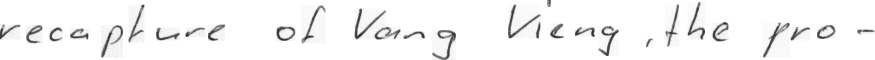
#> input picture data/check_image/a (1).png, 1749 x 119 px (shown at 1/2 size)
$ python -i words.py   (imports and definitions only)   (older library calls are emulated)
#> lines starting #> are read from the running program, lines starting #| are printed output that depends on the picture; after the words box and inside, x2 and y2 are one past the last pixel; in counts of white or black regions, pixels touching at a corner belong together
### src2/ocr/helpers.py
import matplotlib.pyplot as plt
import numpy as np
import cv2

SMALL_HEIGHT = 800

def implt(img, cmp=None, t=''):
    plt.imshow(img, cmap=cmp)
    plt.title(t)
    plt.show()

def resize(img, height=SMALL_HEIGHT, always=False):
    if (img.shape[0] > height or always):
        rat = height / img.shape[0]
        return cv2.resize(img, (int(rat * img.shape[1]), height))
    return img

def ratio(img, height=SMALL_HEIGHT):
    return img.shape[0] / height

# [4 lines left out: function img_extend, not called in this run]

### src2/ocr/words.py
import numpy as np
import matplotlib.pyplot as plt
import cv2

from .helpers import *

def detection(image, join=False):
    blurred = cv2.GaussianBlur(image, (5, 5), 18)
    edge_img = _edge_detect(blurred)
    ret, edge_img = cv2.threshold(edge_img, 50, 255, cv2.THRESH_BINARY)
    bw_img = cv2.morphologyEx(edge_img, cv2.MORPH_CLOSE,np.ones((15,15), np.uint8))
    return _text_detect(bw_img, image, join)


# [17 lines left out: function sort_words, not called in this run]

def _edge_detect(im):
    return np.max(np.array([_sobel_detect(im[:,:, 0]),_sobel_detect(im[:,:, 1]),_sobel_detect(im[:,:, 2])]), axis=0)

def _sobel_detect(channel):
    sobelX = cv2.Sobel(channel, cv2.CV_16S, 1, 0)
    sobelY = cv2.Sobel(channel, cv2.CV_16S, 0, 1)
    sobel = np.hypot(sobelX, sobelY)
    sobel[sobel > 255] = 255
    return np.uint8(sobel)

# [32 lines left out: functions union, _intersect, _group_rectangles, not called in this run]

def _text_detect(img, image, join=False):
    small = resize(img, 2000)
    mask = np.zeros(small.shape, np.uint8)
    cnt, hierarchy = cv2.findContours(np.copy(small),cv2.RETR_CCOMP,cv2.CHAIN_APPROX_SIMPLE)
    index = 0
    boxes = []
    while (index >= 0):
        x,y,w,h = cv2.boundingRect(cnt[index])
        cv2.drawContours(mask, cnt, index, (255, 255, 255), cv2.FILLED)
        maskROI = mask[y:y+h, x:x+w]
        r = cv2.countNonZero(maskROI) / (w * h)
        if (r > 0.1 and 1600 > w > 10 and 1600 > h > 10 and h/w < 3 and w/h < 10 and (60 // h) * w < 1000):
            boxes += [[x, y, w, h]]
        index = hierarchy[0][index][0]
    if join:
        boxes = _group_rectangles(boxes)
    small = cv2.cvtColor(small, cv2.COLOR_GRAY2RGB)
    bounding_boxes = np.array([0,0,0,0])
    for (x, y, w, h) in boxes:
        cv2.rectangle(small, (x, y),(x+w,y+h), (0, 255, 0), 2)
        bounding_boxes = np.vstack((bounding_boxes,np.array([x, y, x+w, y+h])))
    implt(small, t='Bounding rectangles')
    boxes = bounding_boxes.dot(ratio(image, small.shape[0])).astype(np.int64)
    return boxes[1:]

>>> import cv2
>>> picture = cv2.imread('../../data/check_image/a (1).png')
#> picture is the input picture: shape (119, 1749, 3); min 34, max 255, mean 244
>>> result = detection(picture)
#> in _sobel_detect, `sobelY = cv2.Sobel(channel, cv2.CV_16S, 0, 1)`:
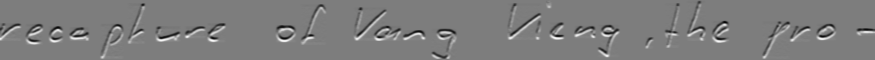
#> sobelY: shape (119, 1749) int16 (shown at 1/2 size); min -323, max 334, mean -0.1; drawn with min black and max white
#> in _sobel_detect, `sobel[sobel > 255] = 255`:
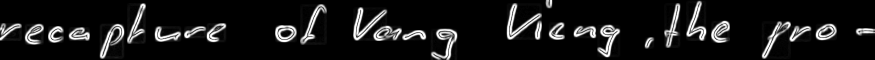
#> sobel: shape (119, 1749) float32 (shown at 1/2 size); min 0, max 255, mean 24.8
#> in detection, `ret, edge_img = cv2.threshold(edge_img, 50, 255, cv2.THRESH_BINARY)`:
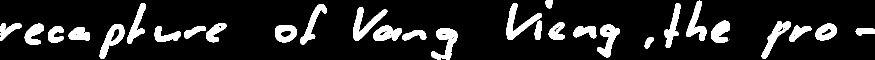
#> edge_img: shape (119, 1749) (shown at 1/2 size); 13% white; 30 white regions (1 under 20 px), largest, box (x1, y1, x2, y2) and area: (1013, 6, 1084, 80) 1582, (862, 57, 915, 119) 1538, (706, 14, 775, 81) 1533
#> in detection, `bw_img = cv2.morphologyEx(edge_img, cv2.MORPH_CLOSE,np.ones((15,15), n..`:
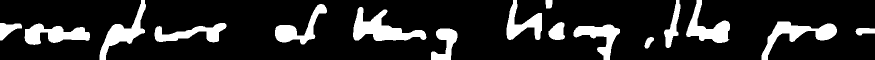
#> bw_img: shape (119, 1749) (shown at 1/2 size); 16% white; 16 white regions
#> in _text_detect, `cnt, hierarchy = cv2.findContours(np.copy(small),cv2.RETR_CCOMP,cv2.CH..`: cnt = 16 contours; largest, box (x1, y1, x2, y2) and area: (706, 14, 853, 82) 4116, (1523, 43, 1674, 119) 3343, (199, 0, 292, 119) 3036, (49, 47, 180, 90) 3018, (1372, 0, 1460, 86) 2874
#> the loop in _text_detect, `while (index >= 0):` made 16 passes
#> (x, y, w, h, r, boxes, index) on passes 2 to 3: (862, 57, 53, 62, 0.531, [[1289, 74, 19, 23], [862, 57, 53, 62]], 2), (1711, 56, 38, 15, 0.751, [[1289, 74, 19, 23], [862, 57, 53, 62], [1711, 56, 38, 15]], 3)
#> (x, y, w, h, r, index) on passes 1, 4, 5, 6, 7, 8: (1289, 74, 19, 23, 0.586, 1), (1147, 49, 93, 70, 0.405, 4), (49, 47, 131, 43, 0.567, 5), (309, 46, 144, 39, 0.462, 6), (0, 46, 44, 35, 0.539, 7), (1097, 44, 33, 36, 0.726, 8)
#> pass 2, in _text_detect, `maskROI = mask[y:y+h, x:x+w]`:
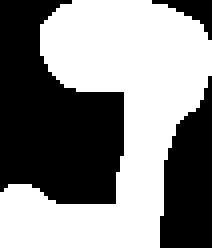
#> maskROI: shape (62, 53) (shown 4 times larger); 53.1% white; 3 black regions, box (x1, y1, x2, y2) and area: (0, 0, 31, 51) 1082, (40, 19, 53, 62) 402, (38, 0, 53, 10) 56
#> after the loop in _text_detect, `while (index >= 0):`:
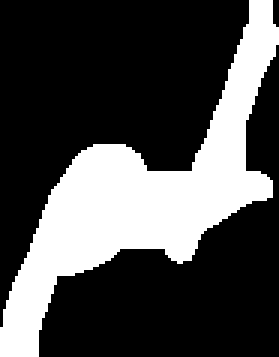
#> maskROI: shape (119, 93) (shown 3 times larger); 29.1% white; 1 white region, box (x1, y1, x2, y2) and area: (0, 0, 93, 119) 3215
#> after the loop in _text_detect, `while (index >= 0):`: boxes = 16 items, first 6: [1289, 74, 19, 23], [862, 57, 53, 62], [1711, 56, 38, 15], [1147, 49, 93, 70], [49, 47, 131, 43], [309, 46, 144, 39]
#> in _text_detect, `small = cv2.cvtColor(small, cv2.COLOR_GRAY2RGB)`: small: shape (119, 1749, 3); 16% white; 16 white regions, largest, box (x1, y1, x2, y2) and area: (706, 14, 853, 82) 4336, (1523, 43, 1674, 119) 3551, (199, 0, 292, 119) 3215
#> the loop in _text_detect, `for (x, y, w, h) in boxes:` made 16 passes
#> (x, y, w, h) on passes 3 to 14: (1711, 56, 38, 15), (1147, 49, 93, 70), (49, 47, 131, 43), (309, 46, 144, 39), (0, 46, 44, 35), (1097, 44, 33, 36), (1523, 43, 151, 76), (706, 14, 147, 68), (550, 8, 104, 81), (1372, 0, 88, 86), (1328, 0, 33, 96), (1091, 0, 14, 17)
#> (x, y, w, h, bounding_boxes) on passes 1 to 2: (1289, 74, 19, 23, [[0, 0, 0, 0], [1289, 74, 1308, 97]]), (862, 57, 53, 62, [[0, 0, 0, 0], [1289, 74, 1308, 97], [862, 57, 915, 119]])
#> after the loop in _text_detect, `for (x, y, w, h) in boxes:`:
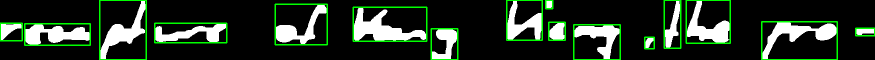
#> small: shape (119, 1749, 3) (shown at 1/2 size); mean B, G, R 39.5, 54.2, 39.5
#> after the loop in _text_detect, `for (x, y, w, h) in boxes:`: bounding_boxes = 17 rows, first 6: [0, 0, 0, 0], [1289, 74, 1308, 97], [862, 57, 915, 119], [1711, 56, 1749, 71], [1147, 49, 1240, 119], [49, 47, 180, 90]
#> in _text_detect, `boxes = bounding_boxes.dot(ratio(image, small.shape[0])).astype(np.int..`: boxes has the same summary as bounding_boxes
#> result = 16 rows, first 6: [1289, 74, 1308, 97], [862, 57, 915, 119], [1711, 56, 1749, 71], [1147, 49, 1240, 119], [49, 47, 180, 90], [309, 46, 453, 85]

$ run again, on data/check_image/a (12).png
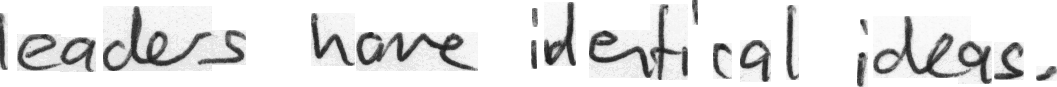
#> input picture data/check_image/a (12).png, 1057 x 87 px
#> picture is the input picture: shape (87, 1057, 3); min 14, max 255, mean 226.1
#> edge_img: shape (87, 1057); 27.8% white; 16 white regions, largest, box (x1, y1, x2, y2) and area: (854, 13, 1027, 87) 5365, (308, 10, 480, 74) 4199, (586, 1, 691, 83) 3229
#> bw_img: shape (87, 1057); 36.7% white; 6 white regions
#> cnt = 7 contours; box (x1, y1, x2, y2) and area: (0, 0, 249, 75) 9144, (854, 13, 1057, 87) 7748, (528, 0, 691, 87) 6466, (308, 10, 480, 74) 5038, (710, 0, 802, 87) 3857, (206, 39, 223, 56) 254, (689, 0, 701, 27) 252
#> the loop in _text_detect, `while (index >= 0):` made 6 passes
#> (x, y, w, h, r, boxes, index) on passes 2 to 3: (308, 10, 172, 64, 0.478, [[854, 13, 203, 74], [308, 10, 172, 64]], 2), (710, 0, 92, 87, 0.505, [[854, 13, 203, 74], [308, 10, 172, 64], [710, 0, 92, 87]], 3)
#> the loop in _text_detect, `for (x, y, w, h) in boxes:` made 6 passes
#> (x, y, w, h) on passes 3 to 6: (710, 0, 92, 87), (689, 0, 12, 27), (528, 0, 163, 87), (0, 0, 249, 75)
#> after the loop in _text_detect, `for (x, y, w, h) in boxes:`:
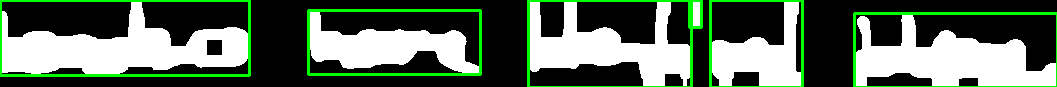
#> small: shape (87, 1057, 3); mean B, G, R 91, 107.9, 91
#> after the loop in _text_detect, `for (x, y, w, h) in boxes:`: bounding_boxes = [[0, 0, 0, 0], [854, 13, 1057, 87], [308, 10, 480, 74], [710, 0, 802, 87], [689, 0, 701, 27], [528, 0, 691, 87], [0, 0, 249, 75]]
#> in _text_detect, `boxes = bounding_boxes.dot(ratio(image, small.shape[0])).astype(np.int..`: boxes has the same summary as bounding_boxes
#> result = [[854, 13, 1057, 87], [308, 10, 480, 74], [710, 0, 802, 87], [689, 0, 701, 27], [528, 0, 691, 87], [0, 0, 249, 75]]
